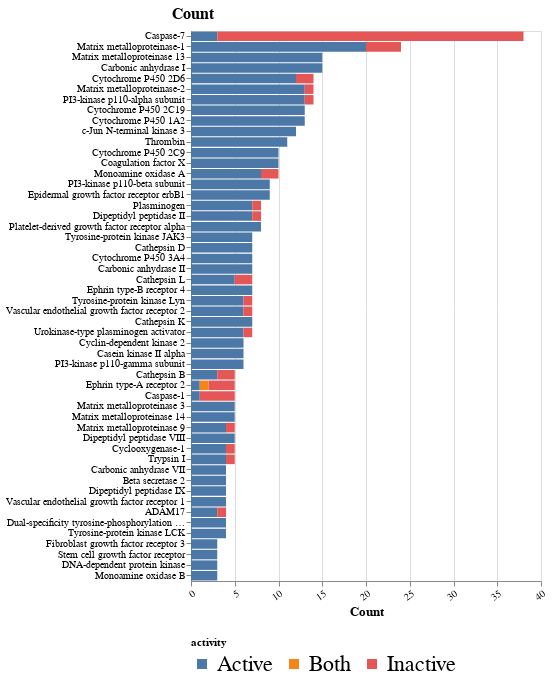

Write notebook code for a chart like this one.
### Code cell
make_altair_long(parse_data(pcv_implicitbpr.df, [types[0]], 3))

### Figure 1 — Vega-Lite specification as saved in the notebook (floating-point values rounded to 4 significant figures; data arrays with more than 128 entries replaced by an {"elided": "..."} marker saying what was removed)
{"config": {"view": {"continuousWidth": 400, "continuousHeight": 300}, "axisBottom": {"labelAngle": -35}, "axisX": {"titleFontSize": 13}, "axisY": {"titleAlign": "left", "titleAngle": 0, "titleFontSize": 16, "titleX": -20, "titleY": -10}, "header": {"labelFontSize": 40, "titleFontSize": 40}, "legend": {"labelFontSize": 22, "orient": "bottom"}}, "data": {"name": "data-49201fb7e431fcb1b88150c2dd4f7e8d"}, "mark": "bar", "encoding": {"color": {"type": "nominal", "field": "activity"}, "order": {"type": "nominal", "field": "activity", "sort": "ascending"}, "tooltip": [{"type": "quantitative", "aggregate": "count"}], "x": {"type": "quantitative", "aggregate": "count", "title": "Count"}, "y": {"type": "nominal", "field": "pref_name", "sort": "-x", "title": "Count"}}, "height": 550, "width": 350, "$schema": "https://vega.github.io/schema/vega-lite/v4.8.1.json", "datasets": {"data-49201fb7e431fcb1b88150c2dd4f7e8d": {"elided": "428 records"}}}
